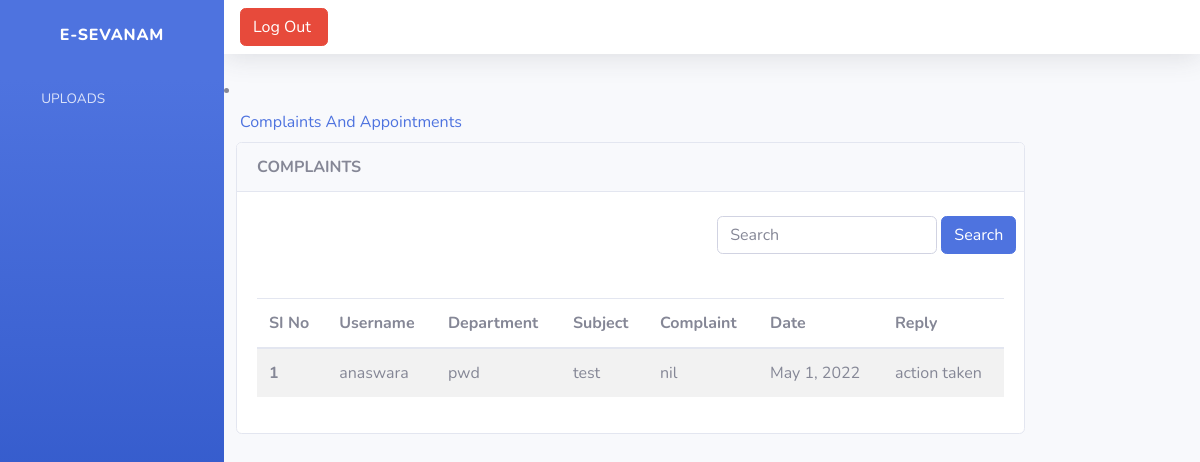
/cmp_gov (signed in), run on the app's committed database.
### manageapp1/models.py (models this page shows)
class Complaints(models.Model):
    user = models.ForeignKey(Login, on_delete=models.DO_NOTHING)
    department = models.ForeignKey(Department, on_delete=models.DO_NOTHING)
    subject = models.CharField(max_length=200)
    complaint = models.TextField()
    date = models.DateField(auto_now=True)
    reply = models.TextField(null=True, blank=True)

class Login(AbstractUser):
    is_govt = models.BooleanField(default=False)
    is_user = models.BooleanField(default=False)

class Department(models.Model):
    name= models.CharField(max_length=200)
    place= models.CharField(max_length=200)
    contact_number= models.CharField(max_length=100)
    email= models.EmailField()
    def __str__(self):
        return self.name

### manageapp1/govt_views.py (the view)
# urls.py: path('cmp_gov', govt_views.cmp_gov, name = 'cmp_gov'),
@login_required(login_url='login_view')
def cmp_gov(request):
    n = Complaints.objects.all()
    complaintsFilter = ComplaintsFilter(request.GET, queryset=n)
    n=complaintsFilter.qs
    context = {
        'complaints': n,
        'complaintsFilter': complaintsFilter,
    }
    return render(request, 'govt_cmp_view1.html', context)

### templates/govt_cmp_view1.html (shortened to what this page needs)
<!DOCTYPE html>
{% extends 'govbase.html' %}
{% block content %}
<div class="col-lg-10">
    <div class="card">
        <div class="card-header">
            <strong class="card-title">COMPLAINTS</strong>
        </div>
        <br>
        <div class="row">
            <div class="col-lg-6 "></div>
            <div class="col-lg-6">
                <form method="get" class="form-inline " style="float:right;">
                    <div class="md-form my-0">
                        {{complaintsFilter.form}}
                        <button class="btn btn-primary mr-2" type="submit">Search</button>
                    </div>
                </form>
            </div>
        </div>
        <br>
          <div class="card-body">
            <table class="table table-striped">
                <thead>
                <tr>
                    <th scope="col">SI No</th>
                    <th scope="col">Username</th>
                    <th scope="col">Department</th>
                    <th scope="col">Subject</th>
                    <th scope="col">Complaint</th>
                    <th scope="col">Date</th>
                    <th scope="col">Reply</th>
                </tr>
                </thead>
                <tbody>
                {% for n in complaints %}
                <tr>
                    <th scope="row">{{forloop.counter}}</th>
                    <td>{{n.user}}</td>
                    <td>{{n.department}}</td>
                    <td>{{n.subject}}</td>
                    <td>{{n.complaint}}</td>
                    <td>{{n.date}}</td>
                    <td>
                        {% if n.reply == None %}
                        <a href="{% url 'reply_complaint' n.id %}"">Reply Now</a>
                        {% else %}
                        {{n.reply}}
                        {% endif %}
                    </td>
                 {% empty %}
                <tr>
                    <td colspan="7"><h3>No Results Found</h3></td>
                </tr>
                </tr>
                {% endfor %}
                </tbody>
            </table>
        </div>
    </div>
</div>
{% endblock %}

### data on the page
Complaints: user "anaswara", department "pwd", subject "test", complaint "nil", date "May 1, 2022", reply "action taken"
